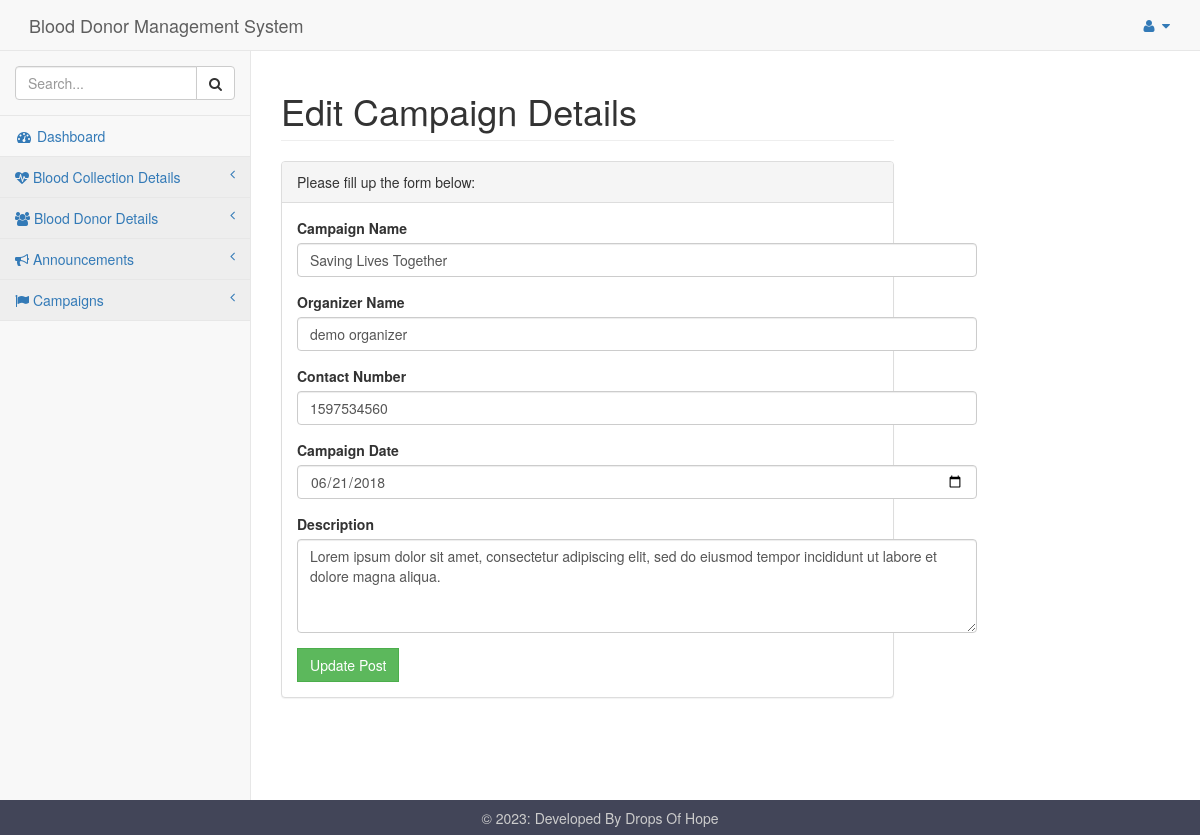
Page /admin/pages/updatecampaign.php?id=8 on the committed database.
### tables this page shows
CREATE TABLE `campaigndb` (
  `id` int(11) NOT NULL,
  `cname` varchar(50) NOT NULL,
  `oname` varchar(50) NOT NULL,
  `phn` int(10) NOT NULL,
  `cdate` date NOT NULL,
  `descp` text NOT NULL
);

### admin/pages/updatecampaign.php (the view, shortened to what this page needs)
<!DOCTYPE html>
<html lang="en">
<head>
    <link href="../assests/vendor/bootstrap/css/bootstrap.min.css" rel="stylesheet">
    <link href="../assests/vendor/metisMenu/metisMenu.min.css" rel="stylesheet">
    <link href="../assests/css/sb-admin-2.css" rel="stylesheet">
    <link href="../assests/vendor/font-awesome/css/font-awesome.min.css" rel="stylesheet" type="text/css">
    <link rel="stylesheet" href="../assests/fonts/icofont.min.css">
</head>
<body>
    <div id="wrapper">
        <?php include 'includes/nav.php' ?>
        <div id="page-wrapper">
            <div class="row">
                <div class="col-lg-12">
                    <h1 class="page-header"> Edit Campaign Details</h1>
                </div>
            </div>
            <div class="row">
                <div class="col-lg-12">
                    <div class="panel panel-default">
                        <div class="panel-heading">
                            Please fill up the form below:
                        </div>
                        <div class="panel-body">
                            <div class="row">
                                <div class="col-lg-6">
                                    <?php
                                    include 'dbconnect.php';
                                    $id = $_GET['id'];
                                    $qry = "SELECT * FROM `campaigndb` WHERE id='$id'";
                                    $result = mysqli_query($conn, $qry);
                                    while ($row = mysqli_fetch_array($result)) {
                                    ?>
                                        <form role="form" method="post">
                                            <div class="form-group">
                                                <label>Campaign Name</label>
                                                <input class="form-control" type="text" name="cname" value='<?php echo $row['cname']; ?>' required>
                                            </div>
                                            <div class="form-group">
                                                <label>Organizer Name</label>
                                                <input class="form-control" type="text" name="oname" value='<?php echo $row['oname']; ?>' required>
                                            </div>
                                            <div class="form-group">
                                                <label>Contact Number</label>
                                                <input class="form-control" type="number" name="phn" value='<?php echo $row['phn']; ?>' required>
                                            </div>
                                            <div class="form-group">
                                                <label>Campaign Date</label>
                                                <input class="form-control" type="date" name="cdate" value='<?php echo $row['cdate']; ?>' required>
                                            </div>
                                            <div class="form-group">
                                                <label>Description</label>
                                                <textarea class="form-control" type="text" rows="4" name="descp" required><?php echo $row['descp']; ?></textarea>
                                            </div>
                                            <button type="submit" name="newcampaign" href="" class="btn btn-success" style="border-radius:0%">Update Post</button>
                                        </form>
                                </div>
                            <?php
                                    }
                            ?>
                            </div>
                        </div>
                    </div>
                </div>
            </div>
        </div>
    </div>
</body>
<footer>
    <p>&copy; <?php echo date("Y"); ?>: Developed By Drops Of Hope</p>
</footer>
</html>

### admin/assests/css/sb-admin-2.css (style rules this page uses)
body { background-color: #f8f8f8; }
#wrapper { width: 100%; }
#page-wrapper { padding: 0 15px; min-height: 568px; background-color: white; }
@media (min-width: 768px) { #page-wrapper { position: inherit; margin: 0 0 0 250px; padding: 0 30px; border-left: 1px solid #e7e7e7; } }

### admin/pages/updatecampaign.php (style rules this page uses)
footer { background-color: #424558; bottom: 0; left: 0; right: 0; height: 35px; text-align: center; color: #CCC; }
footer p { padding: 10.5px; margin: 0px; line-height: 100%; }

### rows in the picture
campaigndb: cname "Saving Lives Together", oname "demo organizer", phn "1597534560", cdate "06/21/2018", descp "Lorem ipsum dolor sit amet, consectetur adipiscing elit, sed do eiusmod tempor incididunt ut labore et dolore magna aliqua."
